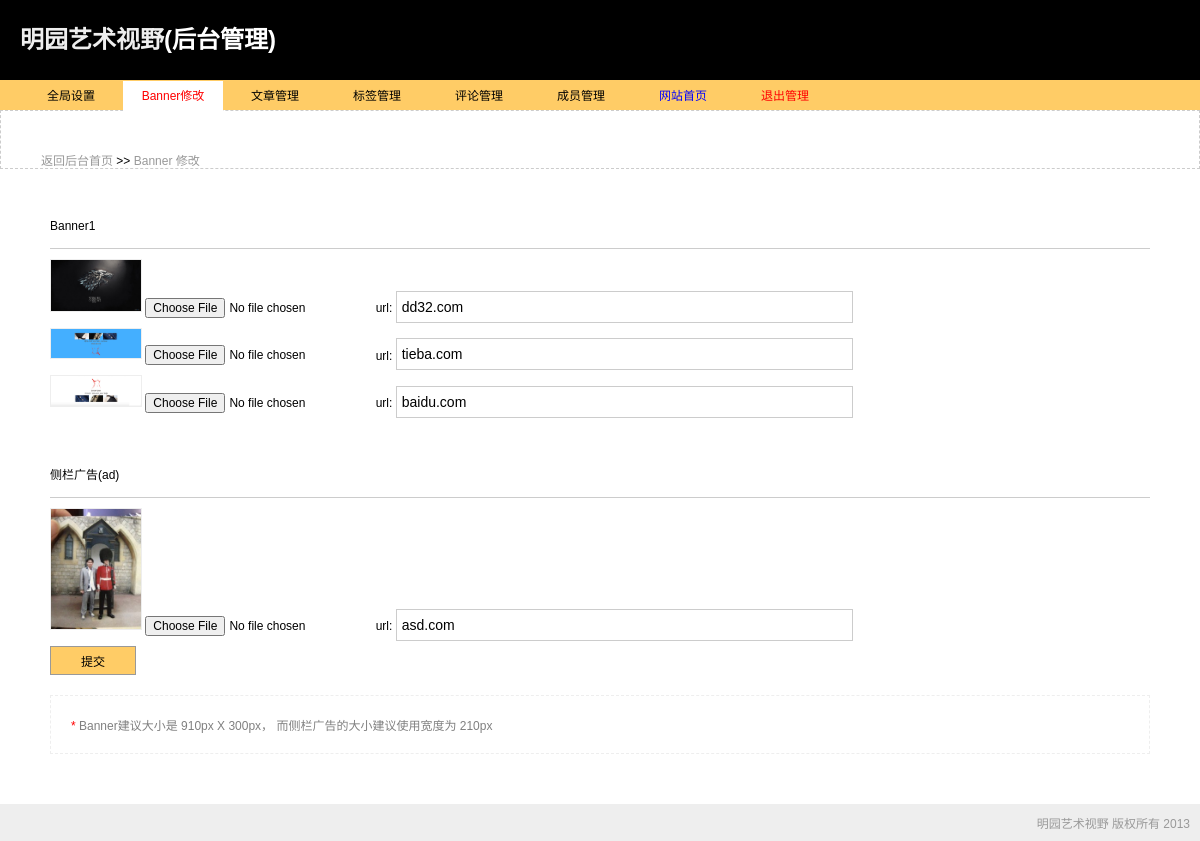
/banner_manager.php (signed in), run on the app's committed database.
### tables this page shows
CREATE TABLE IF NOT EXISTS `banners` (
  `id` int(1) NOT NULL AUTO_INCREMENT,
  `link` varchar(255) NOT NULL,
  PRIMARY KEY (`id`)
);

### config/db_config.php (called while the page is built, shortened)
<?php
	class db{
		private $mysqli;
		private $host = 'localhost';
		private $user = 'root';
		private $pass = '';
		private $database = 'tq_post';
		public function __construct(){
			$this->mysqli = new MySQLi($this->host,$this->user,$this->pass,$this->database);
		}
		public function query($sql){
			return $this->mysqli->query($sql);
		}
		public function fetch($result){
			$data = array();
			if($result){
				while($row = mysqli_fetch_assoc($result)){
					$data[] = $row;
				}
			}
			return $data;
		}
		private function get_where($where){
			$sql_where = '';
			return $sql_where;
		}
		public function select($table,$where=NULL,$other=NULL,$select=NULL,$join=NULL){
			$select = $select ? $select : '*';
			$sql_where = $this->get_where($where);
			$sql = "SELECT $select FROM `$table` $join $sql_where $other";
			$result = $this->query($sql);
			return $this->fetch($result);
		}
	}
?>

### banner_manager.php (the view, shortened to what this page needs)
<?php
	$db = new db;
	$banner = $db->select('banners');
?>
<?php include('template/admin_header.php'); ?>
<?php include('template/admin_nav.php'); ?>
<div class="location">
<a href="#">返回后台首页</a> >> <a href="user_list.php">Banner 修改</a>
</div>
<div class="content">
<h5>Banner1</h5>
<form action="" method="post" enctype="multipart/form-data">
    <img src="img/b1.jpg?rand=<?php echo rand(); ?>" width="90" style="border:1px solid #eee;" />
	<input type="file" name="banner[1]">
    url:
    <input type="text" name="banner_link[]" value="<?php echo $banner[0]['link'] ?>" class="input2">
    <br />
    <img src="img/b2.jpg?rand=<?php echo rand(); ?>" width="90"  style="border:1px solid #eee;"/>
    <input type="file" name="banner[2]">
    url:
    <input type="text" name="banner_link[]" value="<?php echo $banner[1]['link'] ?>" class="input2">
    <br />
    <img src="img/b3.jpg?rand=<?php echo rand(); ?>"width="90"  style="border:1px solid #eee;"/>
    <input type="file" name="banner[3]">
    url:
    <input type="text" name="banner_link[]" value="<?php echo $banner[2]['link'] ?>" class="input2">
    <br /><br /><br /><br />
    <h5>侧栏广告(ad)</h5>
    <img src="img/ad.jpg?rand=<?php echo rand(); ?>" width="90"  style="border:1px solid #eee;"/>
    <input type="file" name="ad">
    url:
    <input type="text" name="banner_link[]" value="<?php echo $banner[3]['link'] ?>" class="input2">
    <br />
    <input type="submit" value="提交" class="btn_form btn_link">
</form>
<div class="description">
	<span class="redFont">*</span>
	Banner建议大小是 910px X 300px， 而侧栏广告的大小建议使用宽度为 210px
</div>
</div>
<?php include('template/admin_footer.php'); ?>

### cssjs/admin_style.css (style rules this page uses)
* { padding:0; margin:0; font-size:12px; text-decoration:none; font-family:Arial; }
h5 { padding-bottom:15px; border-bottom:1px solid #ccc; margin-bottom:10px; font-weight:400 }
.location { padding:40px 40px 0px; border:1px dashed #ccc; }
.location a { color:#999; }
.content { padding:50px; min-height:400px; }
.content .description { margin-top:20px; border:dashed #eee 1px; padding:20px; color:gray; }
.redFont { color:red; }
.btn_link { padding:5px 10px; border:1px solid #999; background:#FC6; color:#000; }
.btn_form { display:block; padding:5px 30px; }
.input2 { line-height:30px; border:1px #ccc solid; width:450px; margin:5px 0; padding-left:5px; font-size:14px; }

### data on the page
banners: link "dd32.com"
banners: link "tieba.com"
banners: link "baidu.com"
banners: link "asd.com"
